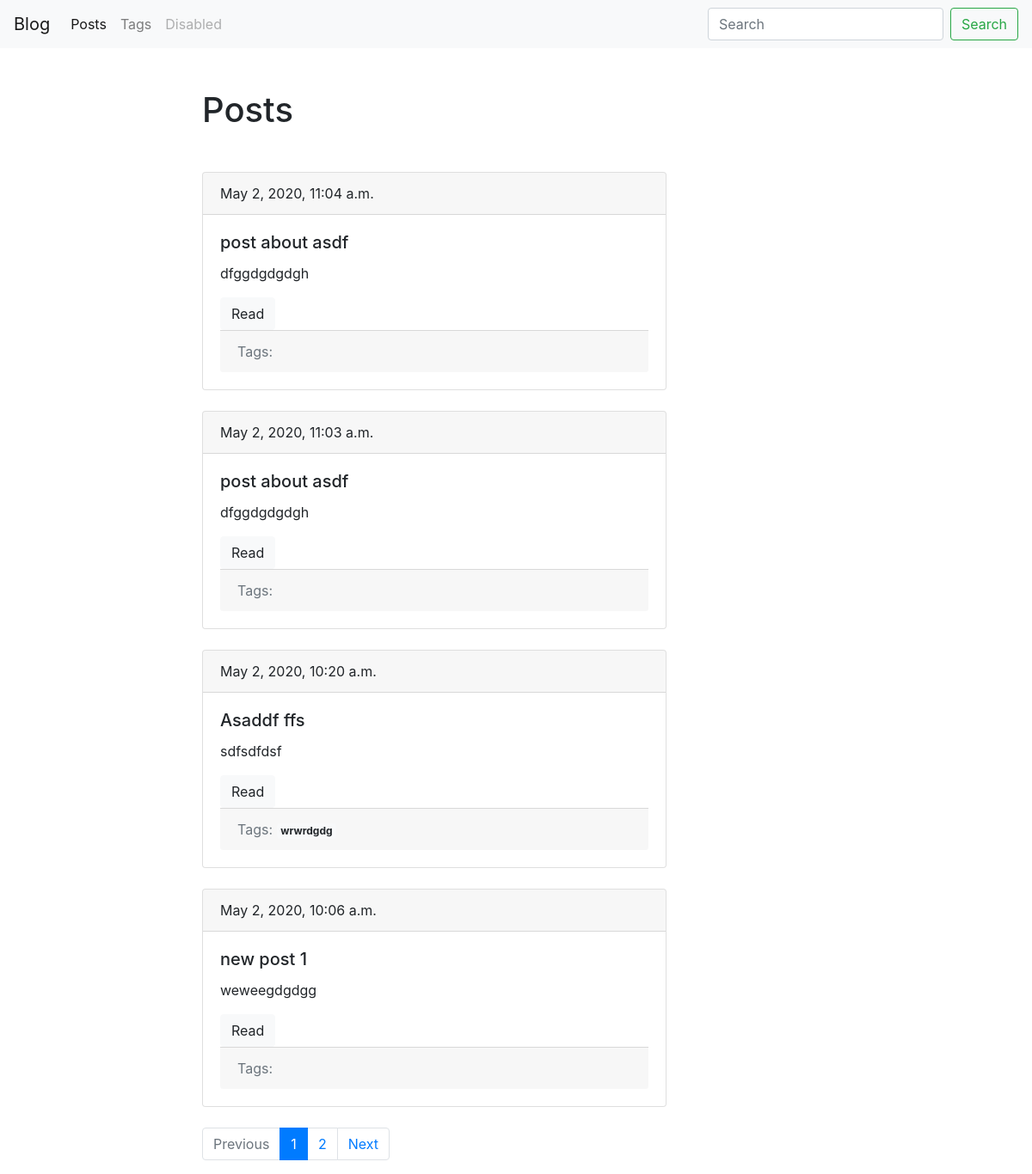
Page /blog/ on the earlier database version.
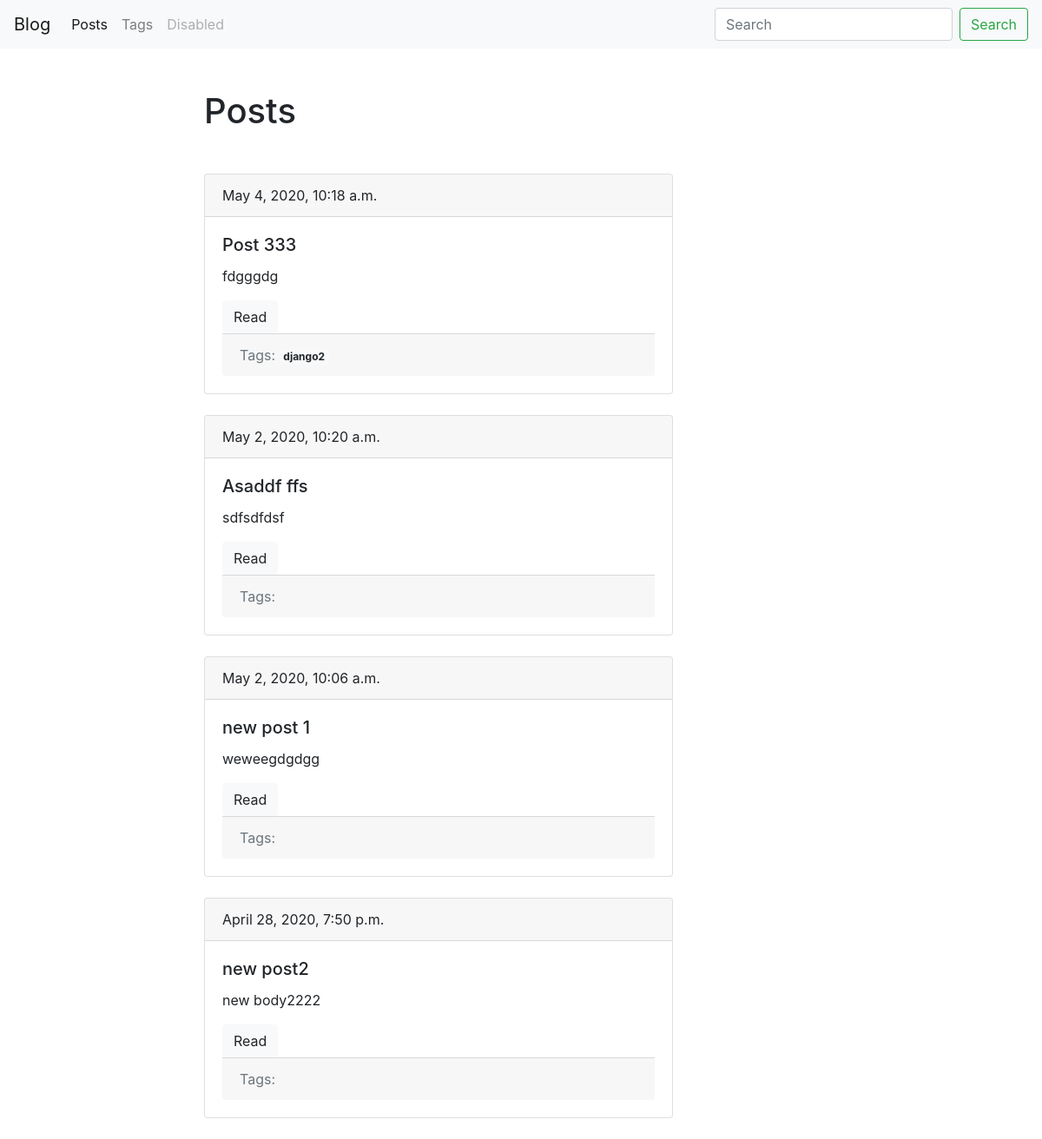
Same page on the later database version.
### blog/models.py (models this page shows, shortened)
class Post(models.Model):
    title = models.CharField(max_length=150, db_index=True)
    slug = models.SlugField(max_length=200, blank=True, unique=True)
    body = models.TextField(blank=True, db_index=True)
    tags = models.ManyToManyField('Tag', blank=True, related_name='posts')
    date_pub = models.DateTimeField(auto_now_add=True)
    def get_absolute_url(self):
        return reverse('post_detail_url', kwargs={'slug': self.slug})
    class Meta:
        ordering = ['-date_pub']

class Tag(models.Model):
    title = models.CharField(max_length=50)
    slug = models.SlugField(max_length=70, blank=True, unique=True)
    def get_absolute_url(self):
        return reverse('tag_detail_url', kwargs={'slug': self.slug})
    class Meta:
        ordering = ['title']

### blog/views.py (the view)
# urls.py: path('', posts_list, name='posts_list_url'),
def posts_list(request):
    posts = Post.objects.all()
    paginator = Paginator(posts, 4)
    page_number = request.GET.get('page', 1)
    page = paginator.get_page(page_number)
    is_paginated = page.has_other_pages()
    prev_url = f'?page={page.previous_page_number()}' if page.has_previous() else None
    next_url = f'?page={page.next_page_number()}' if page.has_next() else None
    context = {
        'page': page,
        'is_paginated': is_paginated,
        'prev_url': prev_url,
        'next_url': next_url
    }
    return render(request, 'blog/index.html', context)

### blog/templates/blog/index.html
{% extends 'blog/base_blog.html' %}
{% block content %}
    <h1 class="mb-5">Posts</h1>
    {% for post in page.object_list %}
        {% include 'blog/includes/post_card_template.html' %}
    {% endfor %}
{% endblock %}

### blog/templates/blog/includes/post_card_template.html
<div class="card mb-4">
    <div class="card-header">
        {{ post.date_pub }}
    </div>
    <div class="card-body">
        <h5 class="card-title">{{ post.title }}</h5>
        <p class="card-text">{{ post.body|truncatewords:15 }}</p>
        <a href="{{ post.get_absolute_url }}" class="btn btn-light">Read</a>
        <div class="card-footer text-muted">
            Tags:
            {% for tag in post.tags.all %}
               <a href="{{ tag.get_absolute_url }}" class="badge badge-light">{{ tag.title }}</a>
            {% endfor %}
        </div>
    </div>
</div>

Differences in the rows shown:
removed Post: date_pub "May 2, 2020, 11:04 a.m.", title "post about asdf", body "dfggdgdgdgh"
removed Post: date_pub "May 2, 2020, 11:03 a.m.", title "post about asdf", body "dfggdgdgdgh"
removed Tag: title "wrwrdgdg", shown under Post "Asaddf ffs"
added Post: date_pub "May 4, 2020, 10:18 a.m.", title "Post 333", body "fdgggdg"
now on this page (row edited): Tag: title "django2", shown under "May 4, 2020, 10:18 a.m."
now on this page (row edited): Post: date_pub "April 28, 2020, 7:50 p.m.", title "new post2", body "new body2222"
Other differences:
text no longer shown: "Previous Next"
list line gone: "1"
list line gone: "2"
